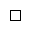
Frame 1 (no input)
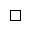
Frame 60 (the mouse pressed at the canvas centre just before this capture)
Frame 120 (the mouse held since frame 60 and released just before this capture): identical to frame 60, image omitted

The Processing sketch that drew these frames (run headless with seeded random() and noise(); from frame 60 on, the mouse is pressed at the canvas centre):

// Processing sketch: H9_4
// ── H9_4.pde
int x1 = 10;
  int y1 = 10;
  int x2 = 20;
  int y2 = 20;

void setup(){
  size(50,50);
  background(255,255,255);
  
}

void draw(){
  line(x1,y1,x2,y1);
  line(x1,y1,x1,y2);
  line(x2,y1,x2,y2);
  line(x2,y2,x1,y2);
}
  
  
